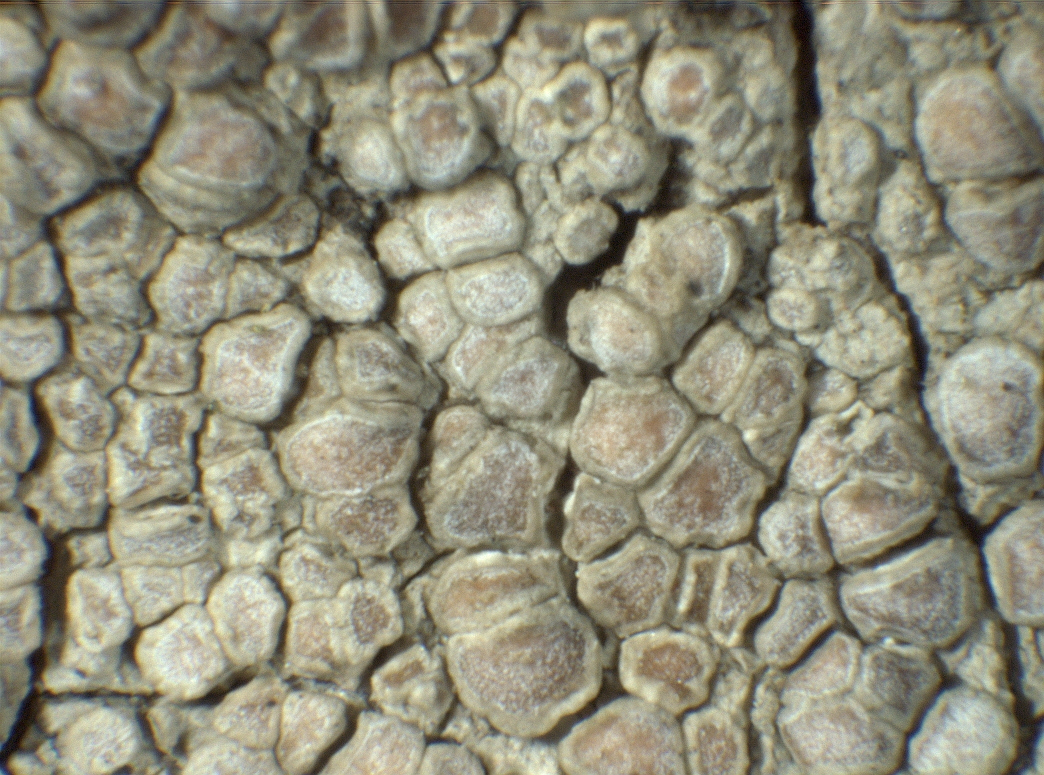
#> input picture Segmentation/images/vip10.jpg, 2088 x 1550 px (shown at 1/2 size)
$ python -i Segmenter.py   (imports and definitions only)   (older library calls are emulated)
#> lines starting #> are read from the running program, lines starting #| are printed output that depends on the picture
import numpy as np
import matplotlib.pyplot as plt
import pandas as pd
from PIL import Image
import time as time
import math
import sys
import matplotlib.pyplot as plt
from skimage.color import rgb2gray
from skimage.filters import gaussian
from skimage.segmentation import active_contour
from skimage import data, img_as_float
from skimage.segmentation import morphological_chan_vese, morphological_geodesic_active_contour, inverse_gaussian_gradient, checkerboard_level_set
from skimage.segmentation import felzenszwalb, slic, quickshift, watershed
import os
from skimage import data
from skimage import filters
from skimage import exposure
from skimage.segmentation import chan_vese
from sklearn.cluster import KMeans, MeanShift, estimate_bandwidth
from sklearn.datasets import make_blobs
from itertools import cycle
from PIL import Image
import matplotlib.patches as mpatches
from scipy.ndimage.morphology import binary_erosion
from skimage.segmentation import clear_border
from skimage.color import label2rgb
from skimage.measure import label, regionprops

# [48 lines left out: functions create_bounded_boxes, store_evolution_in, not called in this run]


class Segmenter:

    def __init__(self, image_pt):
#> called with image_pt = 'images/vip10.jpg'
        self.image_name = os.path.basename(image_pt).split(".")[0]
        self.image_pt = image_pt
        self.image = img_as_float(Image.open(image_pt))
        self.gray_image = rgb2gray(self.image)
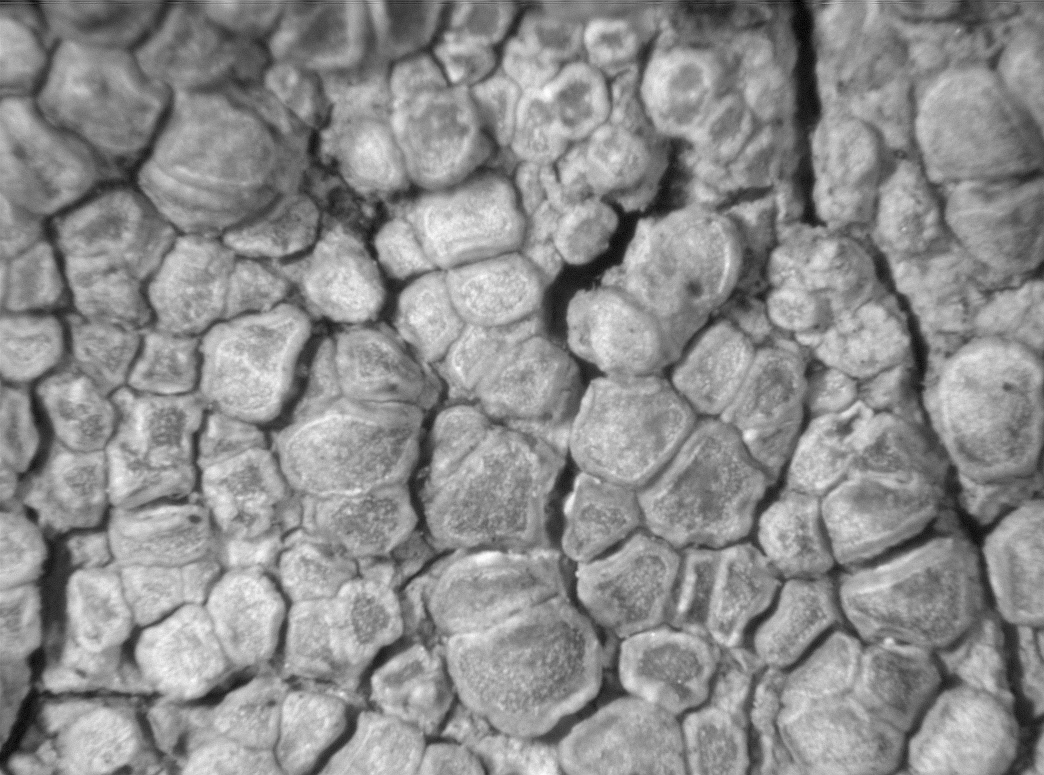
#> self.gray_image: shape (1550, 2088) float64 (shown at 1/2 size); min 0, max 0.998, mean 0.555


    def plot_image(self):
        plt.imshow(self.image)

    def plot_gray_image(self):
        plt.imshow(self.gray_image)


    # [23 lines left out: function kmeans, not called in this run]


    def Otzu_thresholding(self, save = True ):
        #this function also print and save results
#> called with save = True
        val = filters.threshold_otsu(self.gray_image)
#> val = 0.524
        hist, bins_center = exposure.histogram(self.gray_image)
#> hist = 256 values, max 32413 at index 161, min 13 at index 255, mean 12642.2; bins_center = 256 values from 0.00195 to 0.996
        if(save):
            plt.figure(figsize=(9, 4))
            plt.subplot(131)
            plt.axis('off')
            plt.imshow(self.image, cmap='gray', interpolation='nearest')
            plt.subplot(132)
            plt.axis('off')
            plt.imshow(self.gray_image, cmap='gray', interpolation='nearest')
            plt.subplot(133)
            plt.imshow(self.gray_image < val, cmap='gray', interpolation='nearest')
            title = "Otzu Thresholding"
            plt.savefig("Segmentation/results/otzu/_" + self.image_name + "_otzu_thresholding.jpg")
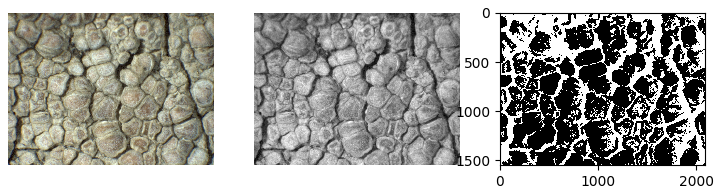
#> figure drawn by matplotlib, 3 panels
        return val, hist, bins_center


    # [70 lines left out: functions chan_vese, morphological_cv, morphological_gac, not called in this run]


    def quickshift(self, kernel_size=3, max_dist=60, ratio=0.5):
        res = quickshift(self.image, kernel_size = kernel_size, max_dist=max_dist, ratio=ratio)
        return res


    # [29 lines left out: function mean_shift, not called in this run]

>>> result = Segmenter('images/vip10.jpg').Otzu_thresholding()

$ run again, on Segmentation/images/vip11.jpg
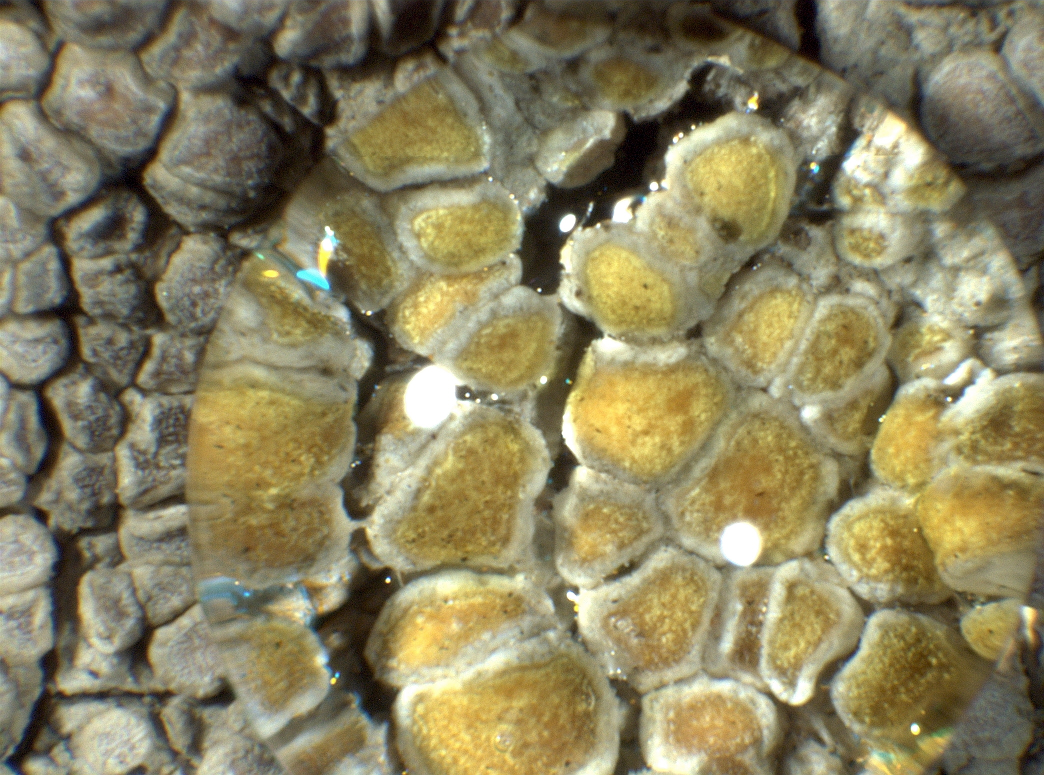
#> input picture Segmentation/images/vip11.jpg, 2088 x 1550 px (shown at 1/2 size)
#> in __init__, `self.gray_image = rgb2gray(self.image)`:
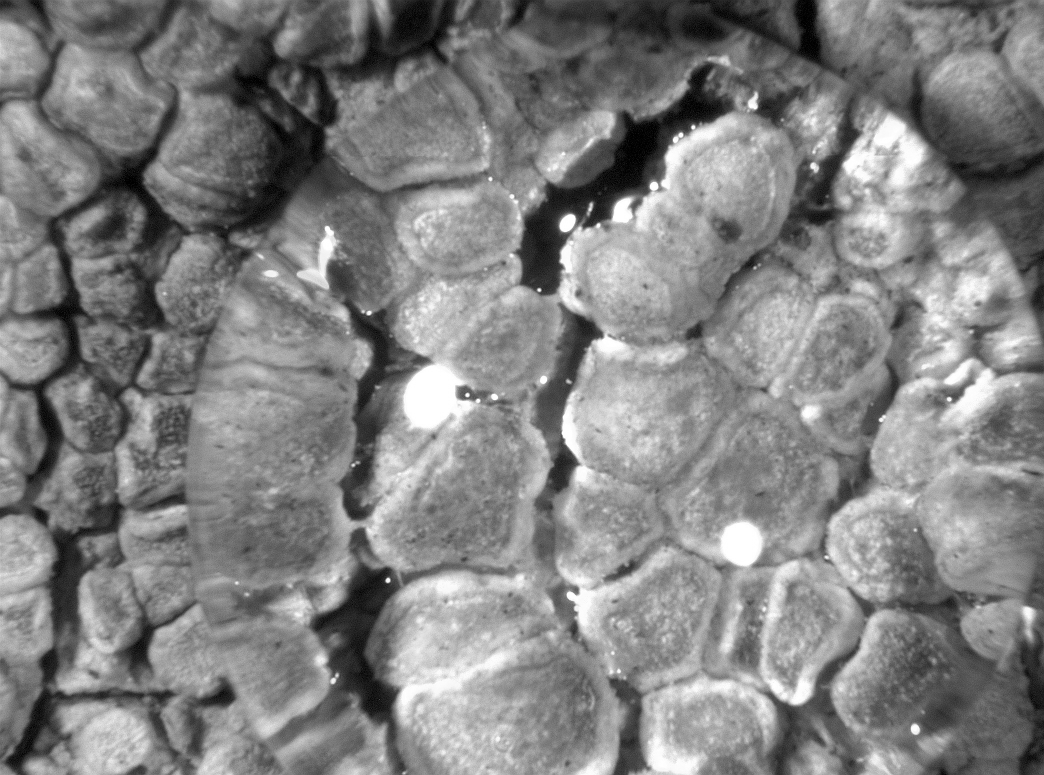
#> self.gray_image: shape (1550, 2088) float64 (shown at 1/2 size); min 0, max 1, mean 0.508
#> val = 0.482
#> hist = 256 values, max 28485 at index 142, min 1166 at index 6, mean 12642.2; bins_center = 256 values from 0.00195 to 0.998
#> in Otzu_thresholding, `plt.savefig("Segmentation/results/otzu/_" + self.image_name + "_otzu_t..`:
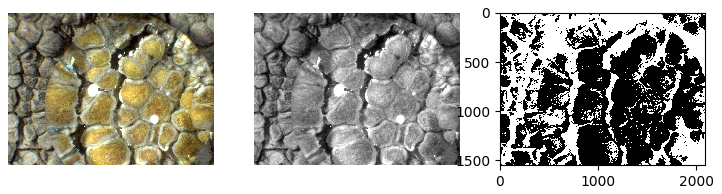
#> figure drawn by matplotlib, 3 panels

$ run again, on Segmentation/images/vip12.jpg
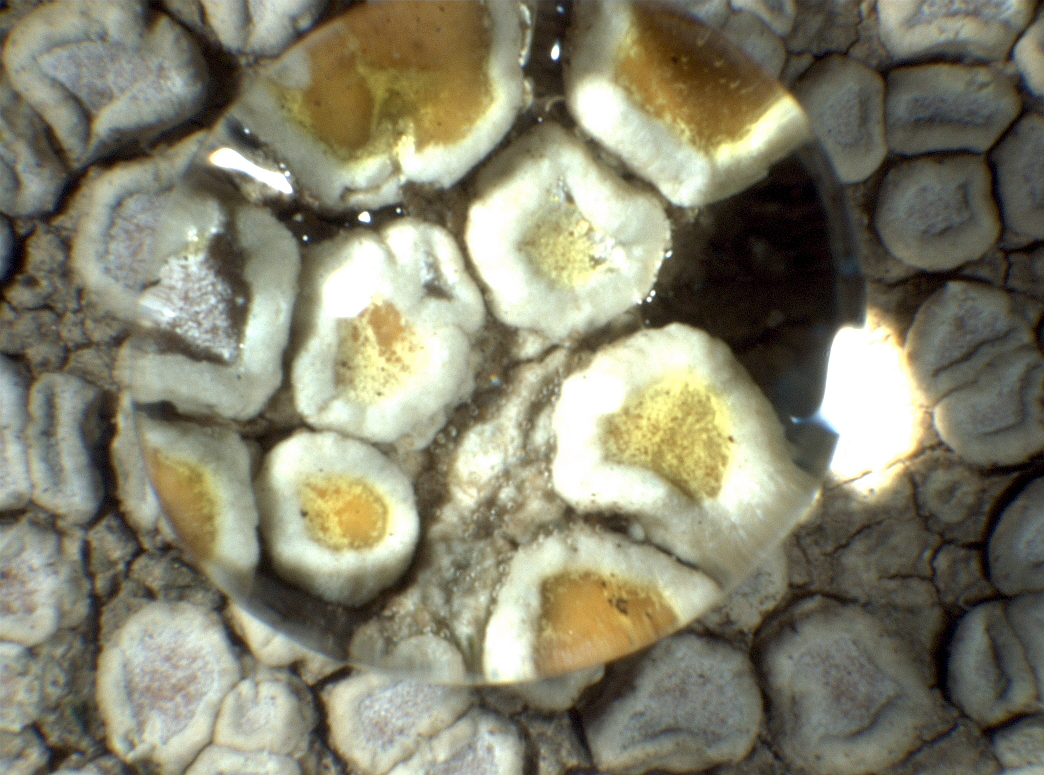
#> input picture Segmentation/images/vip12.jpg, 2088 x 1550 px (shown at 1/2 size)
#> in __init__, `self.gray_image = rgb2gray(self.image)`:
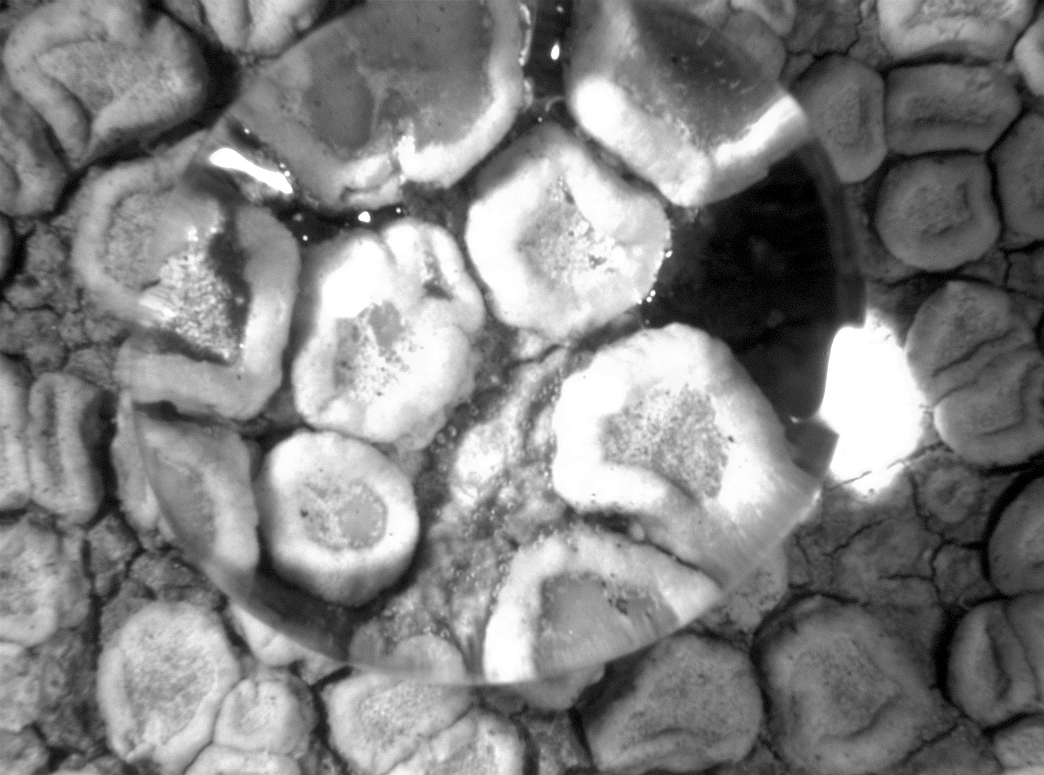
#> self.gray_image: shape (1550, 2088) float64 (shown at 1/2 size); min 0, max 1, mean 0.506
#> val = 0.541
#> hist = 256 values, max 95053 at index 255, min 2859 at index 8, mean 12642.2; bins_center = 256 values from 0.00195 to 0.998
#> in Otzu_thresholding, `plt.savefig("Segmentation/results/otzu/_" + self.image_name + "_otzu_t..`:
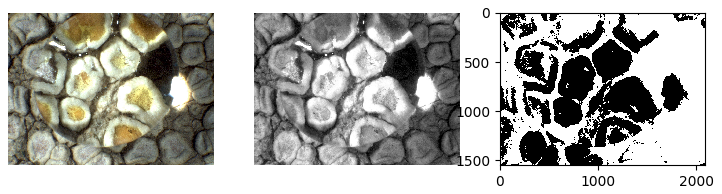
#> figure drawn by matplotlib, 3 panels

$ run again, on Segmentation/images/vip13.jpg
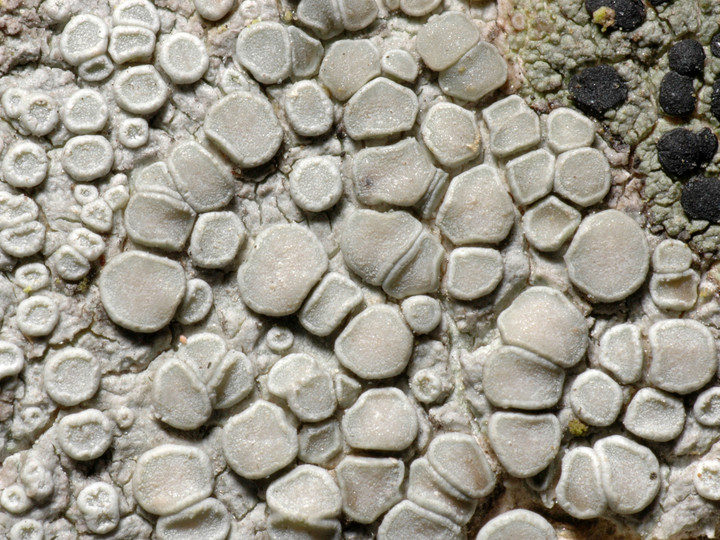
#> input picture Segmentation/images/vip13.jpg, 720 x 540 px
#> in __init__, `self.gray_image = rgb2gray(self.image)`:
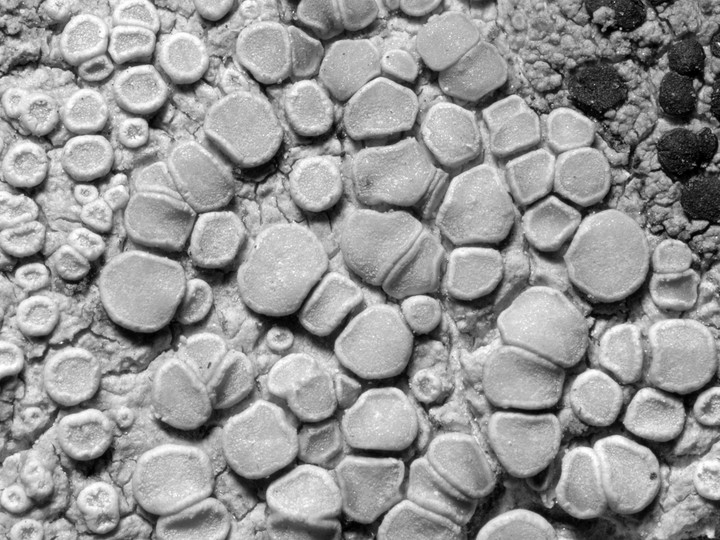
#> self.gray_image: shape (540, 720) float64; min 0, max 1, mean 0.592
#> val = 0.498
#> hist = 256 values, max 4346 at index 181, min 103 at index 1, mean 1518.8; bins_center = 256 values from 0.00195 to 0.998
#> in Otzu_thresholding, `plt.savefig("Segmentation/results/otzu/_" + self.image_name + "_otzu_t..`:
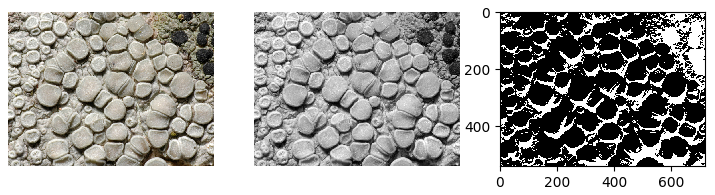
#> figure drawn by matplotlib, 3 panels
